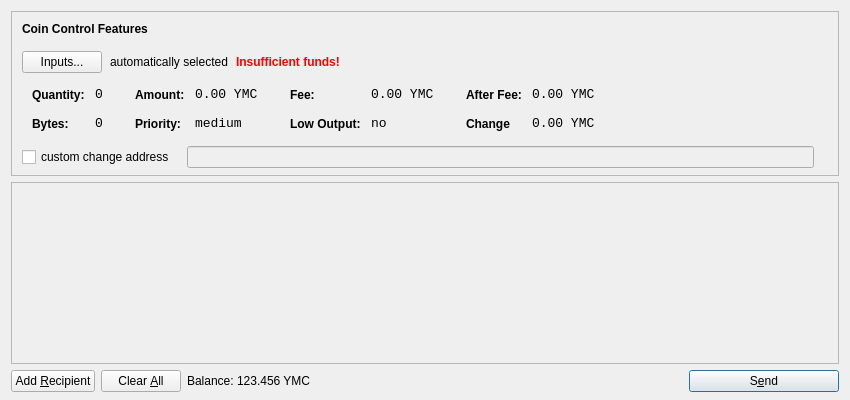
<?xml version="1.0" encoding="UTF-8"?>
<ui version="4.0">
 <class>SendCoinsDialog</class>
 <widget class="QDialog" name="SendCoinsDialog">
  <property name="geometry">
   <rect>
    <x>0</x>
    <y>0</y>
    <width>850</width>
    <height>400</height>
   </rect>
  </property>
  <property name="windowTitle">
   <string>Send Coins</string>
  </property>
  <layout class="QVBoxLayout" name="verticalLayout" stretch="0,1,0">
   <property name="bottomMargin">
    <number>8</number>
   </property>
   <item>
    <widget class="QFrame" name="frameCoinControl">
     <property name="sizePolicy">
      <sizepolicy hsizetype="Expanding" vsizetype="Expanding">
       <horstretch>0</horstretch>
       <verstretch>0</verstretch>
      </sizepolicy>
     </property>
     <property name="maximumSize">
      <size>
       <width>16777215</width>
       <height>16777215</height>
      </size>
     </property>
     <property name="frameShape">
      <enum>QFrame::StyledPanel</enum>
     </property>
     <property name="frameShadow">
      <enum>QFrame::Sunken</enum>
     </property>
     <layout class="QVBoxLayout" name="verticalLayoutCoinControl2">
      <property name="spacing">
       <number>-1</number>
      </property>
      <property name="leftMargin">
       <number>0</number>
      </property>
      <property name="topMargin">
       <number>0</number>
      </property>
      <property name="rightMargin">
       <number>0</number>
      </property>
      <property name="bottomMargin">
       <number>6</number>
      </property>
      <item>
       <layout class="QVBoxLayout" name="verticalLayoutCoinControl" stretch="0,0,0,0,1">
        <property name="spacing">
         <number>0</number>
        </property>
        <property name="leftMargin">
         <number>10</number>
        </property>
        <property name="topMargin">
         <number>10</number>
        </property>
        <item>
         <layout class="QHBoxLayout" name="horizontalLayoutCoinControl1">
          <property name="bottomMargin">
           <number>15</number>
          </property>
          <item>
           <widget class="QLabel" name="labelCoinControlFeatures">
            <property name="sizePolicy">
             <sizepolicy hsizetype="Preferred" vsizetype="Maximum">
              <horstretch>0</horstretch>
              <verstretch>0</verstretch>
             </sizepolicy>
            </property>
            <property name="font">
             <font>
              <weight>75</weight>
              <bold>true</bold>
             </font>
            </property>
            <property name="styleSheet">
             <string notr="true">font-weight:bold;</string>
            </property>
            <property name="text">
             <string>Coin Control Features</string>
            </property>
           </widget>
          </item>
         </layout>
        </item>
        <item>
         <layout class="QHBoxLayout" name="horizontalLayoutCoinControl2" stretch="0,0,0,0">
          <property name="spacing">
           <number>8</number>
          </property>
          <property name="bottomMargin">
           <number>10</number>
          </property>
          <item>
           <widget class="QPushButton" name="pushButtonCoinControl">
            <property name="styleSheet">
             <string notr="true"/>
            </property>
            <property name="text">
             <string>Inputs...</string>
            </property>
           </widget>
          </item>
          <item>
           <widget class="QLabel" name="labelCoinControlAutomaticallySelected">
            <property name="text">
             <string>automatically selected</string>
            </property>
            <property name="margin">
             <number>5</number>
            </property>
           </widget>
          </item>
          <item>
           <widget class="QLabel" name="labelCoinControlInsuffFunds">
            <property name="font">
             <font>
              <weight>75</weight>
              <bold>true</bold>
             </font>
            </property>
            <property name="styleSheet">
             <string notr="true">color:red;font-weight:bold;</string>
            </property>
            <property name="text">
             <string>Insufficient funds!</string>
            </property>
            <property name="margin">
             <number>5</number>
            </property>
           </widget>
          </item>
          <item>
           <spacer name="horizontalSpacerCoinControl">
            <property name="orientation">
             <enum>Qt::Horizontal</enum>
            </property>
            <property name="sizeHint" stdset="0">
             <size>
              <width>40</width>
              <height>1</height>
             </size>
            </property>
           </spacer>
          </item>
         </layout>
        </item>
        <item>
         <widget class="QWidget" name="widgetCoinControl" native="true">
          <property name="sizePolicy">
           <sizepolicy hsizetype="Preferred" vsizetype="Preferred">
            <horstretch>0</horstretch>
            <verstretch>0</verstretch>
           </sizepolicy>
          </property>
          <property name="minimumSize">
           <size>
            <width>0</width>
            <height>0</height>
           </size>
          </property>
          <property name="styleSheet">
           <string notr="true"/>
          </property>
          <layout class="QHBoxLayout" name="horizontalLayoutCoinControl5">
           <property name="margin">
            <number>0</number>
           </property>
           <item>
            <layout class="QHBoxLayout" name="horizontalLayoutCoinControl3" stretch="0,0,0,1">
             <property name="spacing">
              <number>20</number>
             </property>
             <property name="topMargin">
              <number>0</number>
             </property>
             <property name="bottomMargin">
              <number>10</number>
             </property>
             <item>
              <layout class="QFormLayout" name="formLayoutCoinControl1">
               <property name="horizontalSpacing">
                <number>10</number>
               </property>
               <property name="verticalSpacing">
                <number>14</number>
               </property>
               <property name="leftMargin">
                <number>10</number>
               </property>
               <property name="topMargin">
                <number>4</number>
               </property>
               <property name="rightMargin">
                <number>6</number>
               </property>
               <item row="0" column="0">
                <widget class="QLabel" name="labelCoinControlQuantityText">
                 <property name="styleSheet">
                  <string notr="true">font-weight:bold;</string>
                 </property>
                 <property name="text">
                  <string>Quantity:</string>
                 </property>
                 <property name="margin">
                  <number>0</number>
                 </property>
                </widget>
               </item>
               <item row="0" column="1">
                <widget class="QLabel" name="labelCoinControlQuantity">
                 <property name="font">
                  <font>
                   <family>Monospace</family>
                   <pointsize>10</pointsize>
                  </font>
                 </property>
                 <property name="cursor">
                  <cursorShape>IBeamCursor</cursorShape>
                 </property>
                 <property name="contextMenuPolicy">
                  <enum>Qt::ActionsContextMenu</enum>
                 </property>
                 <property name="text">
                  <string>0</string>
                 </property>
                 <property name="margin">
                  <number>0</number>
                 </property>
                 <property name="textInteractionFlags">
                  <set>Qt::LinksAccessibleByMouse|Qt::TextSelectableByKeyboard|Qt::TextSelectableByMouse</set>
                 </property>
                </widget>
               </item>
               <item row="1" column="0">
                <widget class="QLabel" name="labelCoinControlBytesText">
                 <property name="styleSheet">
                  <string notr="true">font-weight:bold;</string>
                 </property>
                 <property name="text">
                  <string>Bytes:</string>
                 </property>
                </widget>
               </item>
               <item row="1" column="1">
                <widget class="QLabel" name="labelCoinControlBytes">
                 <property name="font">
                  <font>
                   <family>Monospace</family>
                   <pointsize>10</pointsize>
                  </font>
                 </property>
                 <property name="cursor">
                  <cursorShape>IBeamCursor</cursorShape>
                 </property>
                 <property name="contextMenuPolicy">
                  <enum>Qt::ActionsContextMenu</enum>
                 </property>
                 <property name="text">
                  <string>0</string>
                 </property>
                 <property name="textInteractionFlags">
                  <set>Qt::LinksAccessibleByMouse|Qt::TextSelectableByKeyboard|Qt::TextSelectableByMouse</set>
                 </property>
                </widget>
               </item>
              </layout>
             </item>
             <item>
              <layout class="QFormLayout" name="formLayoutCoinControl2">
               <property name="horizontalSpacing">
                <number>10</number>
               </property>
               <property name="verticalSpacing">
                <number>14</number>
               </property>
               <property name="leftMargin">
                <number>6</number>
               </property>
               <property name="topMargin">
                <number>4</number>
               </property>
               <property name="rightMargin">
                <number>6</number>
               </property>
               <item row="0" column="0">
                <widget class="QLabel" name="labelCoinControlAmountText">
                 <property name="styleSheet">
                  <string notr="true">font-weight:bold;</string>
                 </property>
                 <property name="text">
                  <string>Amount:</string>
                 </property>
                 <property name="margin">
                  <number>0</number>
                 </property>
                </widget>
               </item>
               <item row="0" column="1">
                <widget class="QLabel" name="labelCoinControlAmount">
                 <property name="font">
                  <font>
                   <family>Monospace</family>
                   <pointsize>10</pointsize>
                  </font>
                 </property>
                 <property name="cursor">
                  <cursorShape>IBeamCursor</cursorShape>
                 </property>
                 <property name="contextMenuPolicy">
                  <enum>Qt::ActionsContextMenu</enum>
                 </property>
                 <property name="text">
                  <string>0.00 YMC</string>
                 </property>
                 <property name="textInteractionFlags">
                  <set>Qt::LinksAccessibleByMouse|Qt::TextSelectableByKeyboard|Qt::TextSelectableByMouse</set>
                 </property>
                </widget>
               </item>
               <item row="1" column="0">
                <widget class="QLabel" name="labelCoinControlPriorityText">
                 <property name="styleSheet">
                  <string notr="true">font-weight:bold;</string>
                 </property>
                 <property name="text">
                  <string>Priority:</string>
                 </property>
                </widget>
               </item>
               <item row="1" column="1">
                <widget class="QLabel" name="labelCoinControlPriority">
                 <property name="font">
                  <font>
                   <family>Monospace</family>
                   <pointsize>10</pointsize>
                  </font>
                 </property>
                 <property name="cursor">
                  <cursorShape>IBeamCursor</cursorShape>
                 </property>
                 <property name="contextMenuPolicy">
                  <enum>Qt::ActionsContextMenu</enum>
                 </property>
                 <property name="text">
                  <string>medium</string>
                 </property>
                 <property name="textInteractionFlags">
                  <set>Qt::LinksAccessibleByMouse|Qt::TextSelectableByKeyboard|Qt::TextSelectableByMouse</set>
                 </property>
                </widget>
               </item>
              </layout>
             </item>
             <item>
              <layout class="QFormLayout" name="formLayoutCoinControl3">
               <property name="horizontalSpacing">
                <number>10</number>
               </property>
               <property name="verticalSpacing">
                <number>14</number>
               </property>
               <property name="leftMargin">
                <number>6</number>
               </property>
               <property name="topMargin">
                <number>4</number>
               </property>
               <property name="rightMargin">
                <number>6</number>
               </property>
               <item row="0" column="0">
                <widget class="QLabel" name="labelCoinControlFeeText">
                 <property name="styleSheet">
                  <string notr="true">font-weight:bold;</string>
                 </property>
                 <property name="text">
                  <string>Fee:</string>
                 </property>
                 <property name="margin">
                  <number>0</number>
                 </property>
                </widget>
               </item>
               <item row="0" column="1">
                <widget class="QLabel" name="labelCoinControlFee">
                 <property name="font">
                  <font>
                   <family>Monospace</family>
                   <pointsize>10</pointsize>
                  </font>
                 </property>
                 <property name="cursor">
                  <cursorShape>IBeamCursor</cursorShape>
                 </property>
                 <property name="contextMenuPolicy">
                  <enum>Qt::ActionsContextMenu</enum>
                 </property>
                 <property name="text">
                  <string>0.00 YMC</string>
                 </property>
                 <property name="textInteractionFlags">
                  <set>Qt::LinksAccessibleByMouse|Qt::TextSelectableByKeyboard|Qt::TextSelectableByMouse</set>
                 </property>
                </widget>
               </item>
               <item row="1" column="0">
                <widget class="QLabel" name="labelCoinControlLowOutputText">
                 <property name="styleSheet">
                  <string notr="true">font-weight:bold;</string>
                 </property>
                 <property name="text">
                  <string>Low Output:</string>
                 </property>
                </widget>
               </item>
               <item row="1" column="1">
                <widget class="QLabel" name="labelCoinControlLowOutput">
                 <property name="font">
                  <font>
                   <family>Monospace</family>
                   <pointsize>10</pointsize>
                  </font>
                 </property>
                 <property name="cursor">
                  <cursorShape>IBeamCursor</cursorShape>
                 </property>
                 <property name="contextMenuPolicy">
                  <enum>Qt::ActionsContextMenu</enum>
                 </property>
                 <property name="text">
                  <string>no</string>
                 </property>
                 <property name="textInteractionFlags">
                  <set>Qt::LinksAccessibleByMouse|Qt::TextSelectableByKeyboard|Qt::TextSelectableByMouse</set>
                 </property>
                </widget>
               </item>
              </layout>
             </item>
             <item>
              <layout class="QFormLayout" name="formLayoutCoinControl4">
               <property name="horizontalSpacing">
                <number>10</number>
               </property>
               <property name="verticalSpacing">
                <number>14</number>
               </property>
               <property name="leftMargin">
                <number>6</number>
               </property>
               <property name="topMargin">
                <number>4</number>
               </property>
               <property name="rightMargin">
                <number>6</number>
               </property>
               <item row="0" column="0">
                <widget class="QLabel" name="labelCoinControlAfterFeeText">
                 <property name="styleSheet">
                  <string notr="true">font-weight:bold;</string>
                 </property>
                 <property name="text">
                  <string>After Fee:</string>
                 </property>
                 <property name="margin">
                  <number>0</number>
                 </property>
                </widget>
               </item>
               <item row="0" column="1">
                <widget class="QLabel" name="labelCoinControlAfterFee">
                 <property name="font">
                  <font>
                   <family>Monospace</family>
                   <pointsize>10</pointsize>
                  </font>
                 </property>
                 <property name="cursor">
                  <cursorShape>IBeamCursor</cursorShape>
                 </property>
                 <property name="contextMenuPolicy">
                  <enum>Qt::ActionsContextMenu</enum>
                 </property>
                 <property name="text">
                  <string>0.00 YMC</string>
                 </property>
                 <property name="textInteractionFlags">
                  <set>Qt::LinksAccessibleByMouse|Qt::TextSelectableByKeyboard|Qt::TextSelectableByMouse</set>
                 </property>
                </widget>
               </item>
               <item row="1" column="0">
                <widget class="QLabel" name="labelCoinControlChangeText">
                 <property name="styleSheet">
                  <string notr="true">font-weight:bold;</string>
                 </property>
                 <property name="text">
                  <string>Change</string>
                 </property>
                </widget>
               </item>
               <item row="1" column="1">
                <widget class="QLabel" name="labelCoinControlChange">
                 <property name="font">
                  <font>
                   <family>Monospace</family>
                   <pointsize>10</pointsize>
                  </font>
                 </property>
                 <property name="cursor">
                  <cursorShape>IBeamCursor</cursorShape>
                 </property>
                 <property name="contextMenuPolicy">
                  <enum>Qt::ActionsContextMenu</enum>
                 </property>
                 <property name="text">
                  <string>0.00 YMC</string>
                 </property>
                 <property name="textInteractionFlags">
                  <set>Qt::LinksAccessibleByMouse|Qt::TextSelectableByKeyboard|Qt::TextSelectableByMouse</set>
                 </property>
                </widget>
               </item>
              </layout>
             </item>
            </layout>
           </item>
          </layout>
         </widget>
        </item>
        <item>
         <layout class="QHBoxLayout" name="horizontalLayoutCoinControl4" stretch="0,0,0">
          <property name="spacing">
           <number>12</number>
          </property>
          <property name="sizeConstraint">
           <enum>QLayout::SetDefaultConstraint</enum>
          </property>
          <property name="topMargin">
           <number>5</number>
          </property>
          <property name="rightMargin">
           <number>5</number>
          </property>
          <item>
           <widget class="QCheckBox" name="checkBoxCoinControlChange">
            <property name="text">
             <string>custom change address</string>
            </property>
           </widget>
          </item>
          <item>
           <widget class="QLineEdit" name="lineEditCoinControlChange">
            <property name="enabled">
             <bool>false</bool>
            </property>
            <property name="sizePolicy">
             <sizepolicy hsizetype="Expanding" vsizetype="Fixed">
              <horstretch>0</horstretch>
              <verstretch>0</verstretch>
             </sizepolicy>
            </property>
           </widget>
          </item>
          <item>
           <widget class="QLabel" name="labelCoinControlChangeLabel">
            <property name="sizePolicy">
             <sizepolicy hsizetype="Preferred" vsizetype="Expanding">
              <horstretch>0</horstretch>
              <verstretch>0</verstretch>
             </sizepolicy>
            </property>
            <property name="minimumSize">
             <size>
              <width>0</width>
              <height>0</height>
             </size>
            </property>
            <property name="text">
             <string/>
            </property>
            <property name="margin">
             <number>3</number>
            </property>
           </widget>
          </item>
         </layout>
        </item>
        <item>
         <spacer name="verticalSpacerCoinControl">
          <property name="orientation">
           <enum>Qt::Vertical</enum>
          </property>
          <property name="sizeHint" stdset="0">
           <size>
            <width>800</width>
            <height>1</height>
           </size>
          </property>
         </spacer>
        </item>
       </layout>
      </item>
     </layout>
    </widget>
   </item>
   <item>
    <widget class="QScrollArea" name="scrollArea">
     <property name="widgetResizable">
      <bool>true</bool>
     </property>
     <widget class="QWidget" name="scrollAreaWidgetContents">
      <property name="geometry">
       <rect>
        <x>0</x>
        <y>0</y>
        <width>830</width>
        <height>165</height>
       </rect>
      </property>
      <layout class="QVBoxLayout" name="verticalLayout_2">
       <property name="margin">
        <number>0</number>
       </property>
       <item>
        <layout class="QVBoxLayout" name="entries">
         <property name="spacing">
          <number>6</number>
         </property>
        </layout>
       </item>
       <item>
        <spacer name="verticalSpacer">
         <property name="orientation">
          <enum>Qt::Vertical</enum>
         </property>
         <property name="sizeHint" stdset="0">
          <size>
           <width>20</width>
           <height>40</height>
          </size>
         </property>
        </spacer>
       </item>
      </layout>
     </widget>
    </widget>
   </item>
   <item>
    <layout class="QHBoxLayout" name="horizontalLayout">
     <item>
      <widget class="QPushButton" name="addButton">
       <property name="toolTip">
        <string>Send to multiple recipients at once</string>
       </property>
       <property name="text">
        <string>Add &amp;Recipient</string>
       </property>
       <property name="icon">
        <iconset resource="../bitcoin.qrc">
         <normaloff>:/icons/add</normaloff>:/icons/add</iconset>
       </property>
       <property name="autoDefault">
        <bool>false</bool>
       </property>
      </widget>
     </item>
     <item>
      <widget class="QPushButton" name="clearButton">
       <property name="sizePolicy">
        <sizepolicy hsizetype="Minimum" vsizetype="Fixed">
         <horstretch>0</horstretch>
         <verstretch>0</verstretch>
        </sizepolicy>
       </property>
       <property name="toolTip">
        <string>Remove all transaction fields</string>
       </property>
       <property name="text">
        <string>Clear &amp;All</string>
       </property>
       <property name="icon">
        <iconset resource="../bitcoin.qrc">
         <normaloff>:/icons/remove</normaloff>:/icons/remove</iconset>
       </property>
       <property name="autoRepeatDelay">
        <number>300</number>
       </property>
       <property name="autoDefault">
        <bool>false</bool>
       </property>
      </widget>
     </item>
     <item>
      <layout class="QHBoxLayout" name="horizontalLayout_2">
       <property name="spacing">
        <number>3</number>
       </property>
       <item>
        <widget class="QLabel" name="label">
         <property name="sizePolicy">
          <sizepolicy hsizetype="Preferred" vsizetype="Fixed">
           <horstretch>0</horstretch>
           <verstretch>0</verstretch>
          </sizepolicy>
         </property>
         <property name="text">
          <string>Balance:</string>
         </property>
        </widget>
       </item>
       <item>
        <widget class="QLabel" name="labelBalance">
         <property name="sizePolicy">
          <sizepolicy hsizetype="Preferred" vsizetype="Fixed">
           <horstretch>0</horstretch>
           <verstretch>0</verstretch>
          </sizepolicy>
         </property>
         <property name="cursor">
          <cursorShape>IBeamCursor</cursorShape>
         </property>
         <property name="text">
          <string>123.456 YMC</string>
         </property>
         <property name="textInteractionFlags">
          <set>Qt::LinksAccessibleByMouse|Qt::TextSelectableByKeyboard|Qt::TextSelectableByMouse</set>
         </property>
        </widget>
       </item>
      </layout>
     </item>
     <item>
      <spacer name="horizontalSpacer">
       <property name="orientation">
        <enum>Qt::Horizontal</enum>
       </property>
       <property name="sizeHint" stdset="0">
        <size>
         <width>40</width>
         <height>20</height>
        </size>
       </property>
      </spacer>
     </item>
     <item>
      <widget class="QPushButton" name="sendButton">
       <property name="minimumSize">
        <size>
         <width>150</width>
         <height>0</height>
        </size>
       </property>
       <property name="toolTip">
        <string>Confirm the send action</string>
       </property>
       <property name="text">
        <string>S&amp;end</string>
       </property>
       <property name="icon">
        <iconset resource="../bitcoin.qrc">
         <normaloff>:/icons/send</normaloff>:/icons/send</iconset>
       </property>
       <property name="default">
        <bool>true</bool>
       </property>
      </widget>
     </item>
    </layout>
   </item>
  </layout>
 </widget>
 <resources>
  <include location="../bitcoin.qrc"/>
 </resources>
 <connections/>
</ui>
